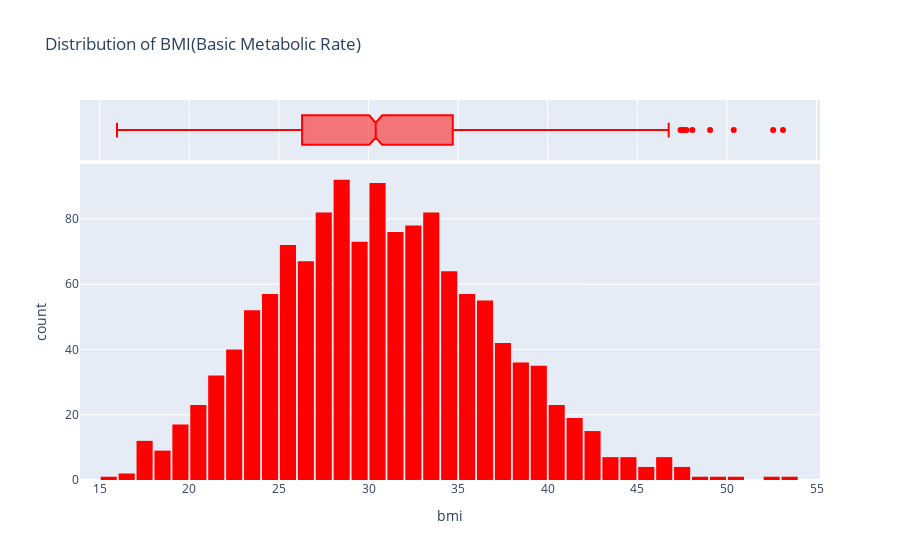

The cell this chart's notebook holds for it:
### Markdown cell above
The distribution of ages in the data set is almost uniform, with 20-30 customers at every age except for ages 18 and 19 which seem to have twice as many customers as other ages. the uniform distribution might arise from the fact that there isn't a big variation in the number of people of any given agen btw 18 and 64 in the USA.wHY IS 18,19 twice?

### Code cell
#Body Mass Index
fig=px.histogram(medical_df,x='bmi',marginal='box',color_discrete_sequence=['red'],title='Distribution of BMI(Basic Metabolic Rate)')
fig.update_layout(bargap=0.1)
fig.show()

### Figure 1 — Plotly figure (JSON) as saved in the notebook; plotly's stock layout.template omitted (floating-point values rounded to 4 significant figures; data arrays with more than 128 entries replaced by an {"elided": "..."} marker saying what was removed)
{"data": [{"alignmentgroup": "True", "bingroup": "x", "hovertemplate": "bmi=%{x}<br>count=%{y}<extra></extra>", "legendgroup": "", "marker": {"color": "red", "pattern": {"shape": ""}}, "name": "", "offsetgroup": "", "orientation": "v", "showlegend": false, "type": "histogram", "x": {"elided": "1338 float values"}, "xaxis": "x", "yaxis": "y"}, {"alignmentgroup": "True", "hovertemplate": "bmi=%{x}<extra></extra>", "legendgroup": "", "marker": {"color": "red"}, "name": "", "notched": true, "offsetgroup": "", "showlegend": false, "type": "box", "x": {"elided": "1338 float values"}, "xaxis": "x2", "yaxis": "y2"}], "layout": {"bargap": 0.1, "barmode": "relative", "legend": {"tracegroupgap": 0}, "title": {"text": "Distribution of BMI(Basic Metabolic Rate)"}, "xaxis": {"anchor": "y", "domain": [0, 1], "title": {"text": "bmi"}}, "xaxis2": {"anchor": "y2", "domain": [0, 1], "matches": "x", "showgrid": true, "showticklabels": false}, "yaxis": {"anchor": "x", "domain": [0, 0.8316], "title": {"text": "count"}}, "yaxis2": {"anchor": "x2", "domain": [0.8416, 1], "matches": "y2", "showgrid": false, "showline": false, "showticklabels": false, "ticks": ""}}}
